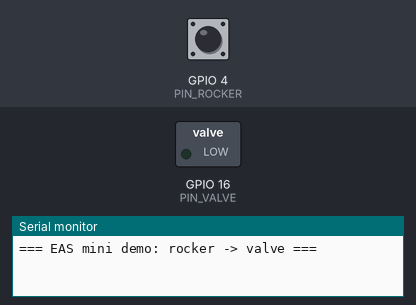
A sketch run on a simulated ESP32. Shown: switched loads named in the sketch (green lamp = pin HIGH), the last lines printed to the serial monitor. The test bench sets the inputs (shaded band); at power-on: GPIO 4 (PIN_ROCKER) HIGH.

Above: at 1.2 s.
1.3 s: GPIO 4 (PIN_ROCKER) pulled LOW for 0.15 s
At 1.38 s:
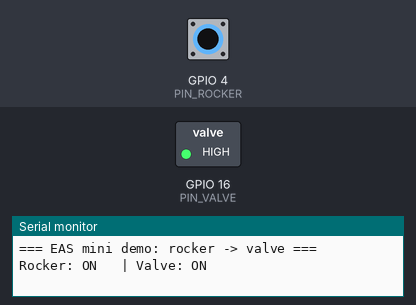
2.9 s: GPIO 4 (PIN_ROCKER) pulled LOW for 3.2 s
At 7.4 s:
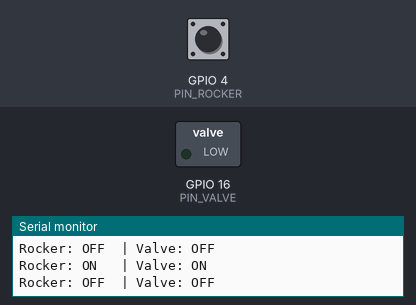
Timing chart, 0 to 8.9 s (numbered marks = the images above; inputs shaded):
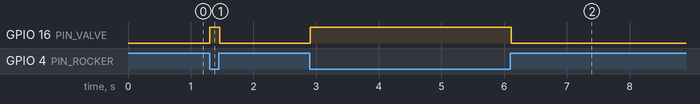

The sketch:

EAS_mini_rocker_valve_demo.ino
```cpp
/*
  EAS_mini_rocker_valve_demo.ino
  Demo cực nhỏ cho mô hình EAS:
  - Đọc 1 rocker switch (giả sử bật là nối GND, tắt là hở)
  - Điều khiển 1 output (LED/relay/ULN → van)
  - In trạng thái ra Serial để dễ debug

  Mục tiêu của file này:
  - Làm "mẫu" đơn giản để bạn hiểu từng lệnh cơ bản
  - Sau này có thể copy cấu trúc này và mở rộng cho nhiều rocker, nhiều van
*/

// ====== KHAI BÁO CHÂN PHẦN CỨNG (bạn có thể đổi cho đúng mạch thật) ======

// Chân đọc rocker (nút điều khiển) - nối với GPIO qua mạch kéo lên/kéo xuống
const int PIN_ROCKER = 4;      // ví dụ dùng GPIO4 để đọc rocker

// Chân điều khiển van/LED qua ULN/relay
const int PIN_VALVE  = 16;     // ví dụ dùng GPIO16 để điều khiển van/LED

// ====== CÁC BIẾN TOÀN CỤC ĐỂ LƯU TRẠNG THÁI ======

// Biến lưu trạng thái hiện tại của rocker (đã xử lý logic)
bool rockerOn = false;

// Biến lưu trạng thái cũ để tránh in Serial liên tục
bool lastRockerOn = false;


// ====== HÀM setup(): chạy 1 lần khi ESP32 khởi động ======
void setup() {
  // Mở cổng Serial để debug
  // 115200 là tốc độ baud khá phổ biến cho ESP32
  Serial.begin(115200);

  // Thiết lập mode cho các chân
  // Rocker dùng INPUT_PULLUP: bình thường là HIGH, khi bật sẽ kéo xuống LOW (GND)
  pinMode(PIN_ROCKER, INPUT_PULLUP);

  // Chân điều khiển van là OUTPUT: xuất HIGH/LOW để điều khiển ULN/relay/LED
  pinMode(PIN_VALVE, OUTPUT);

  // Tắt van/LED lúc khởi động cho an toàn
  digitalWrite(PIN_VALVE, LOW);

  Serial.println("=== EAS mini demo: rocker -> valve ===");
}


// ====== HÀM loop(): lặp vô hạn, chạy đi chạy lại ======
void loop() {
  // 1. Cập nhật trạng thái rocker
  updateRockerState();

  // 2. Điều khiển van/LED dựa trên trạng thái rocker
  applyValveControl();

  // 3. In ra Serial khi trạng thái thay đổi (để bạn dễ quan sát)
  debugIfStateChanged();

  // Delay nhẹ cho dễ đọc log (có thể bỏ hoặc giảm sau này)
  delay(20);
}


// ====== HÀM: Đọc trạng thái rocker và gán vào biến rockerOn ======
void updateRockerState() {
  // Đọc giá trị thô từ chân PIN_ROCKER: sẽ là HIGH hoặc LOW
  int raw = digitalRead(PIN_ROCKER);

  // Vì ta dùng INPUT_PULLUP:
  // - Khi rocker "không bật": chân ở HIGH (do điện trở kéo lên bên trong ESP32)
  // - Khi rocker "bật": rocker nối chân này xuống GND → đọc được LOW
  //
  // Để dễ hiểu, ta sẽ quy ước:
  //   rockerOn = true  khi raw == LOW (người dùng đang bật/nhấn)
  //   rockerOn = false khi raw == HIGH
  if (raw == LOW) {
    rockerOn = true;
  } else {
    rockerOn = false;
  }
}


// ====== HÀM: Điều khiển van/LED dựa trên biến rockerOn ======
void applyValveControl() {
  if (rockerOn) {
    // Nếu rocker đang bật → bật van/LED
    digitalWrite(PIN_VALVE, HIGH);
  } else {
    // Nếu rocker tắt → tắt van/LED
    digitalWrite(PIN_VALVE, LOW);
  }
}


// ====== HÀM: In trạng thái khi có thay đổi để dễ theo dõi trên Serial ======
void debugIfStateChanged() {
  if (rockerOn != lastRockerOn) {
    // Trạng thái vừa thay đổi so với lần trước
    Serial.print("Rocker: ");
    Serial.print(rockerOn ? "ON  " : "OFF ");
    Serial.print(" | Valve: ");
    Serial.println(rockerOn ? "ON" : "OFF");

    // Cập nhật trạng thái cũ
    lastRockerOn = rockerOn;
  }
}
```

Measured:
- after the input at 1.3 s, GPIO 16 (PIN_VALVE): LOW → HIGH at once, → LOW 0.16 s later
- after the input at 2.9 s, GPIO 16 (PIN_VALVE): LOW → HIGH at once, → LOW 3.2 s later
